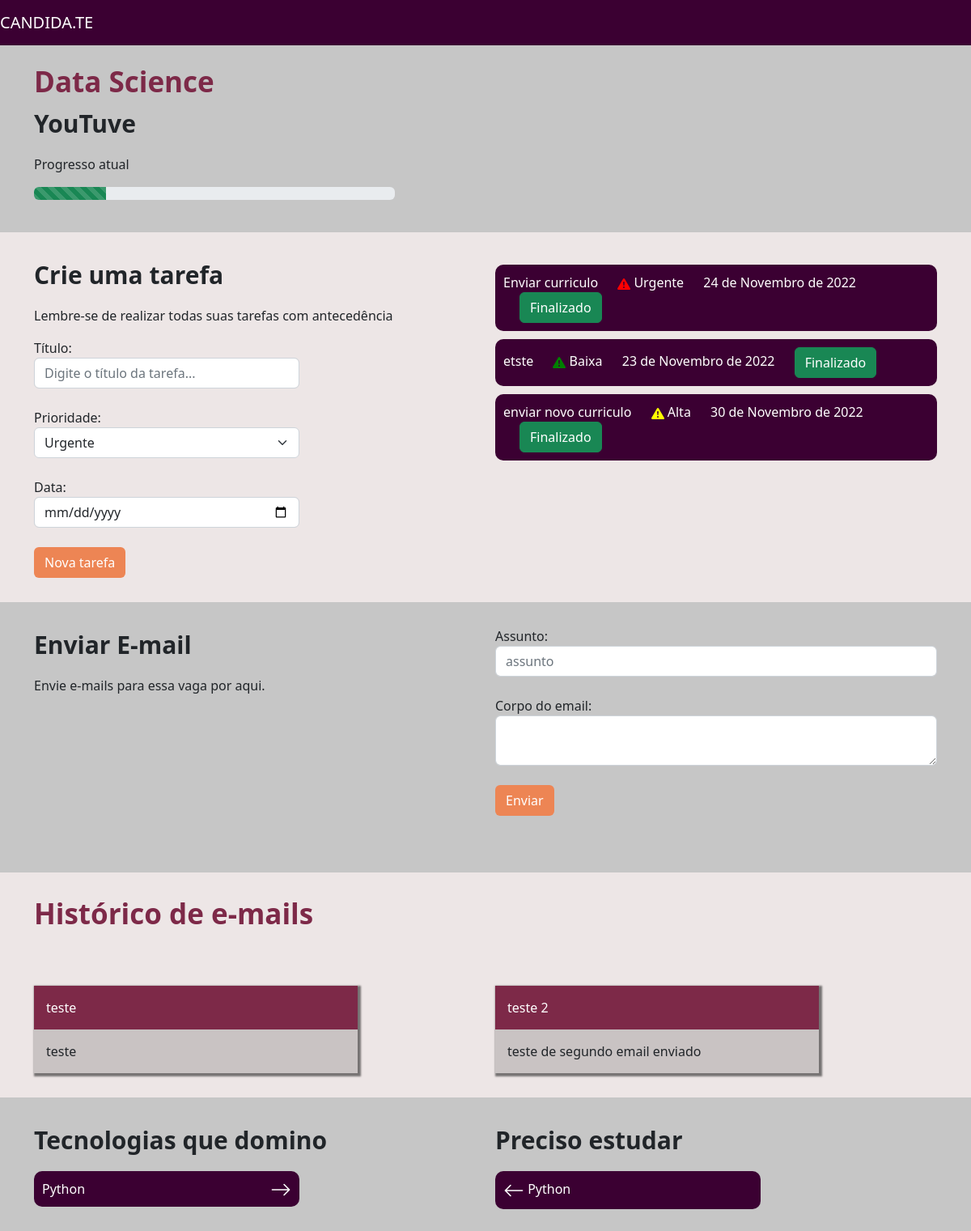
The page /vagas/vaga/2 on the database as committed earlier.
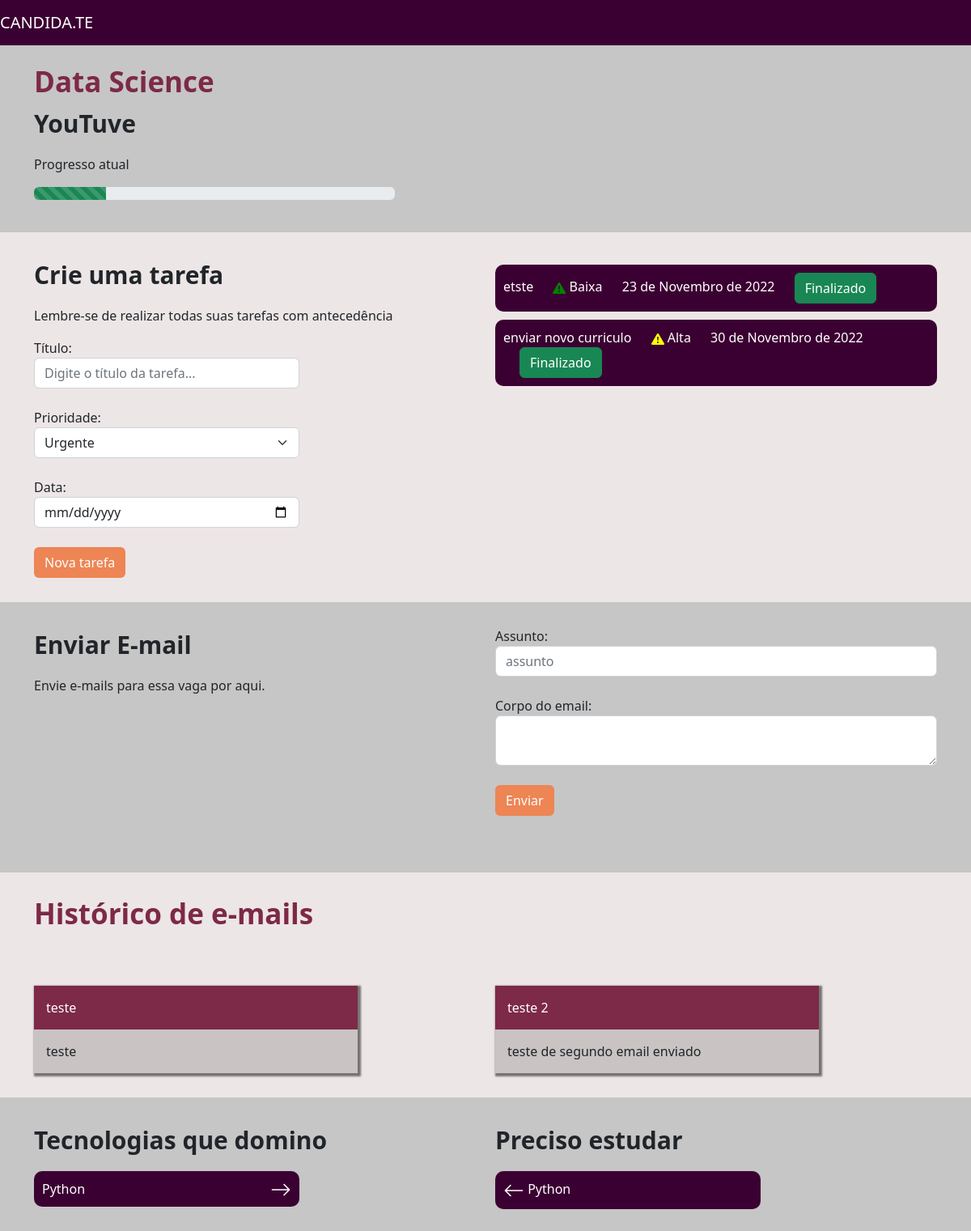
The same page on the database as committed later.
### vagas/models.py (models this page shows, shortened)
class Tarefa(models.Model):
    choices_prioridade = (
        ('B', 'Baixa'),
        ('A', 'Alta'),
        ('U', 'Urgente')
    )
    vaga = models.ForeignKey(Vagas, on_delete=models.CASCADE)
    titulo = models.CharField(max_length=30)
    prioridade = models.CharField(max_length=1, choices=choices_prioridade)
    data = models.DateField()
    realizada = models.BooleanField(default=False)
    def icon(self):
        if self.prioridade == "U":
            classe = 'prioridade-vermelho'
        elif self.prioridade == "A":
            classe = 'prioridade-amarelo'
        elif self.prioridade == "B":
            classe = 'prioridade-verde'
        icon = f'''<svg  class="{classe}" xmlns="http://www.w3.org/2000/svg" width="16" height="16" fill="currentColor" class="bi bi-exclamation-triangle-fill" viewBox="0 0 16 16">
                    <path d="M8.982 1.566a1.13 1.13 0 0 0-1.96 0L.165 13.233c-.457.778.091 1.767.98 1.767h13.713c.889 0 1.438-.99.98-1.767L8.982 1.566zM8 5c.535 0 .954.462.9.995l-.35 3.507a.552.552 0 0 1-1.1 0L7.1 5.995A.905.905 0 0 1 8 5zm.002 6a1 1 0 1 1 0 2 1 1 0 0 1 0-2z"/>
                    </svg>'''
        return mark_safe(icon)

class Emails(models.Model):
    vaga = models.ForeignKey(Vagas, on_delete=models.DO_NOTHING)
    assunto = models.CharField(max_length=100)
    corpo = models.TextField()
    enviado = models.BooleanField()

### vagas/views.py (the view)
# urls.py: path('vaga/<int:id>', views.vaga, name="vaga"),
def vaga(request, id):
    vaga = get_object_or_404(Vagas, id=id)
    tarefas = Tarefa.objects.filter(vaga=vaga).filter(realizada=False)
    emails = Emails.objects.filter(vaga=vaga)
    return render(request, 'vaga.html', {'vaga': vaga, 'tarefas': tarefas, 'emails': emails})

### empresa/models.py (called while the page is built)
    def __str__(self):
        return self.nome

    def progresso(self):
        if self.status == 'I':
            return 20
        elif self.status == 'C':
            return 40
        elif self.status == 'E':
            return 60
        elif self.status == 'D':
            return 80
        elif self.status == 'F':
            return 100

### vagas/templates/vaga.html (shortened to what the changed rows need)
{% extends 'base.html' %}
{% load static %}
{% block 'head' %}
    <link rel="stylesheet" href="{% static 'vaga/css/vaga.css' %}">
{% endblock %}
{% block 'body' %}
    <div class="bg2">
        <div class="container">
            <div class="row">
                <div class="col-md">
                        {% for tarefa in tarefas %}
                            <div class="li-tarefa">
                                <label>{{tarefa.titulo}}</label>
                                <label class="prioridade-bloco">
                                    {{tarefa.icon}}
                                    {{tarefa.get_prioridade_display}}
                                </label>
                                <label class="prioridade-bloco">
                                    {{tarefa.data}}
                                </label>
                                <label class="prioridade-bloco">
                                    <a href="{% url 'realizar_tarefa' tarefa.id %}" class="btn btn-success">Finalizado</a>
                                </label>
                            </div>
                        {% endfor %}
                </div>
            </div>
        </div>
    </div>
    <div class="bg2">
        <div class="container">
            <div class="row">
                {% for email in emails%}
                    <div class="col-md">
                        <div class="box-email">
                            <div class="header-email">
                                {{email.assunto}}
                            </div>
                            <div class="body-email">
                                {{email.corpo}}
                            </div>
                        </div>
                    </div>
                {% endfor %}
            </div>
        </div>
    </div>
{% endblock %}

Rows that differ between the two databases and show on the page:
no longer on this page (row edited): Tarefa: titulo "Enviar curriculo", prioridade "Urgente", data "24 de Novembro de 2022"
